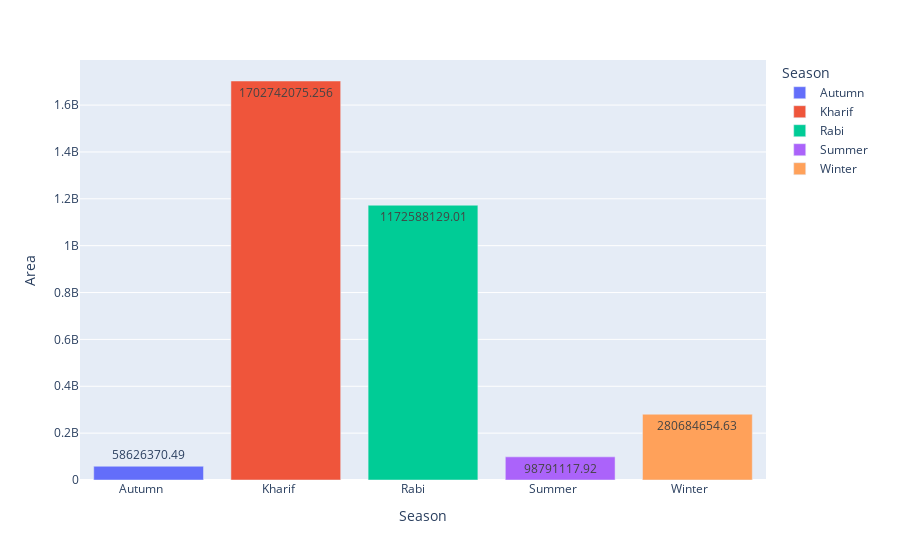

Notebook code cell kept with this figure:
### Code cell
fig = px.bar(df_season, y = 'Area', color=df_season.index, hover_data=['Area'],text = 'Area')
fig.show()

### Figure 1 — Plotly figure (JSON) as saved in the notebook; plotly's stock layout.template omitted (floating-point values rounded to 4 significant figures)
{"data": [{"alignmentgroup": "True", "hovertemplate": "Season=%{x}<br>Area=%{text}<extra></extra>", "legendgroup": "Autumn     ", "marker": {"color": "#636efa", "pattern": {"shape": ""}}, "name": "Autumn     ", "offsetgroup": "Autumn     ", "orientation": "v", "showlegend": true, "text": [58630000.0], "textposition": "auto", "type": "bar", "x": ["Autumn     "], "xaxis": "x", "y": [58630000.0], "yaxis": "y"}, {"alignmentgroup": "True", "hovertemplate": "Season=%{x}<br>Area=%{text}<extra></extra>", "legendgroup": "Kharif     ", "marker": {"color": "#EF553B", "pattern": {"shape": ""}}, "name": "Kharif     ", "offsetgroup": "Kharif     ", "orientation": "v", "showlegend": true, "text": [1703000000.0], "textposition": "auto", "type": "bar", "x": ["Kharif     "], "xaxis": "x", "y": [1703000000.0], "yaxis": "y"}, {"alignmentgroup": "True", "hovertemplate": "Season=%{x}<br>Area=%{text}<extra></extra>", "legendgroup": "Rabi       ", "marker": {"color": "#00cc96", "pattern": {"shape": ""}}, "name": "Rabi       ", "offsetgroup": "Rabi       ", "orientation": "v", "showlegend": true, "text": [1173000000.0], "textposition": "auto", "type": "bar", "x": ["Rabi       "], "xaxis": "x", "y": [1173000000.0], "yaxis": "y"}, {"alignmentgroup": "True", "hovertemplate": "Season=%{x}<br>Area=%{text}<extra></extra>", "legendgroup": "Summer     ", "marker": {"color": "#ab63fa", "pattern": {"shape": ""}}, "name": "Summer     ", "offsetgroup": "Summer     ", "orientation": "v", "showlegend": true, "text": [98790000.0], "textposition": "auto", "type": "bar", "x": ["Summer     "], "xaxis": "x", "y": [98790000.0], "yaxis": "y"}, {"alignmentgroup": "True", "hovertemplate": "Season=%{x}<br>Area=%{text}<extra></extra>", "legendgroup": "Winter     ", "marker": {"color": "#FFA15A", "pattern": {"shape": ""}}, "name": "Winter     ", "offsetgroup": "Winter     ", "orientation": "v", "showlegend": true, "text": [280700000.0], "textposition": "auto", "type": "bar", "x": ["Winter     "], "xaxis": "x", "y": [280700000.0], "yaxis": "y"}], "layout": {"barmode": "relative", "legend": {"title": {"text": "Season"}, "tracegroupgap": 0}, "margin": {"t": 60}, "xaxis": {"anchor": "y", "categoryarray": ["Autumn     ", "Kharif     ", "Rabi       ", "Summer     ", "Winter     "], "categoryorder": "array", "domain": [0, 1], "title": {"text": "Season"}}, "yaxis": {"anchor": "x", "domain": [0, 1], "title": {"text": "Area"}}}}
